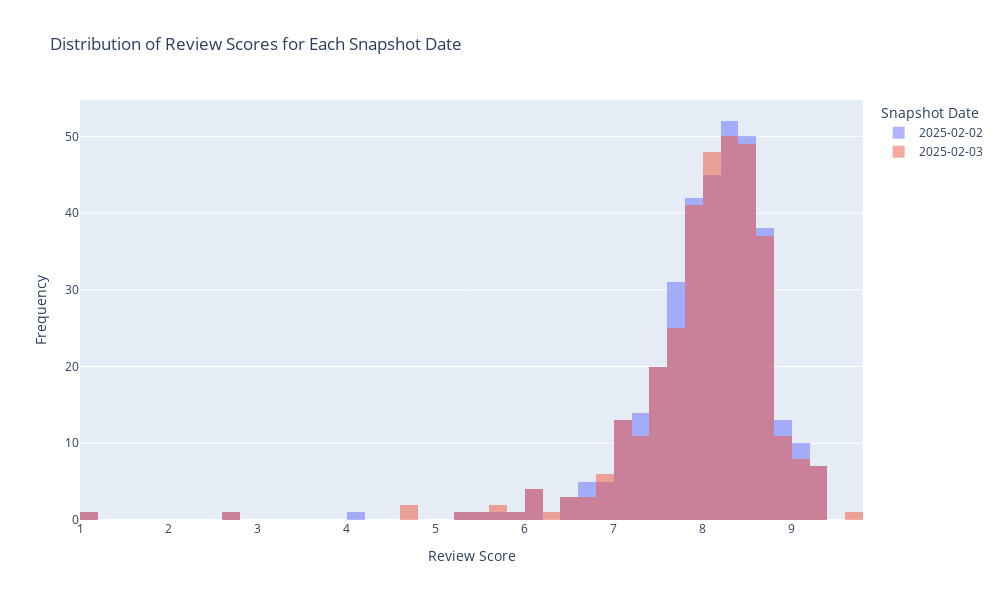

Source (notebook cell):
### Code cell
# Drop NaN values from 'review_score'

import plotly.express as px

review_scores = bookings.groupby(['name', 'snapshot_date'], as_index=False)['review_score'].first()

# Create subplots for each snapshot date
fig = go.Figure()

for date in snapshot_dates:
    data = review_scores[review_scores['snapshot_date'] == date]['review_score'].dropna()
    fig.add_trace(go.Histogram(x=data, name=str(date), opacity=0.5, bingroup=100))

# Update layout to separate the graphs
fig.update_layout(
    title="Distribution of Review Scores for Each Snapshot Date",
    xaxis_title="Review Score",
    yaxis_title="Frequency",
    barmode='overlay',  # Ensures histograms are separate
    legend_title="Snapshot Date",
    width=1000,
    height=600
)

# Show interactive plot
fig.show()

### Figure 1 — Plotly figure (JSON) as saved in the notebook; plotly's stock layout.template omitted (floating-point values rounded to 4 significant figures; data arrays with more than 128 entries replaced by an {"elided": "..."} marker saying what was removed)
{"data": [{"bingroup": "100", "name": "2025-02-02", "opacity": 0.5, "type": "histogram", "x": {"elided": "364 float values"}}, {"bingroup": "100", "name": "2025-02-03", "opacity": 0.5, "type": "histogram", "x": {"elided": "348 float values"}}], "layout": {"barmode": "overlay", "height": 600, "legend": {"title": {"text": "Snapshot Date"}}, "title": {"text": "Distribution of Review Scores for Each Snapshot Date"}, "width": 1000, "xaxis": {"title": {"text": "Review Score"}}, "yaxis": {"title": {"text": "Frequency"}}}}
